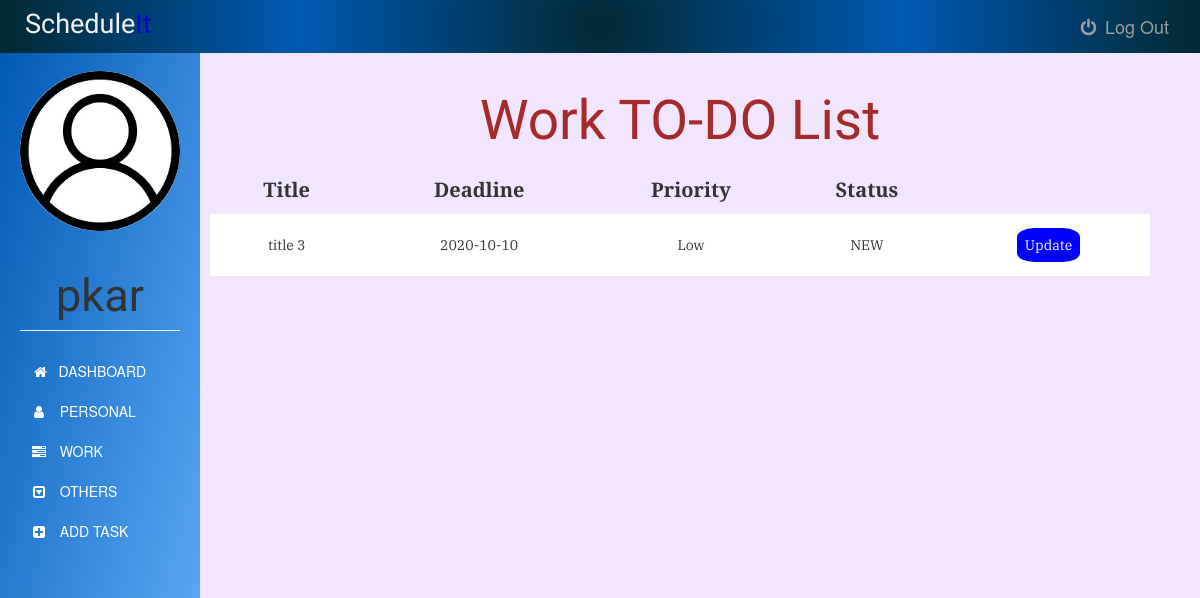
/worktask (signed in), run on an earlier commit of the app's database.
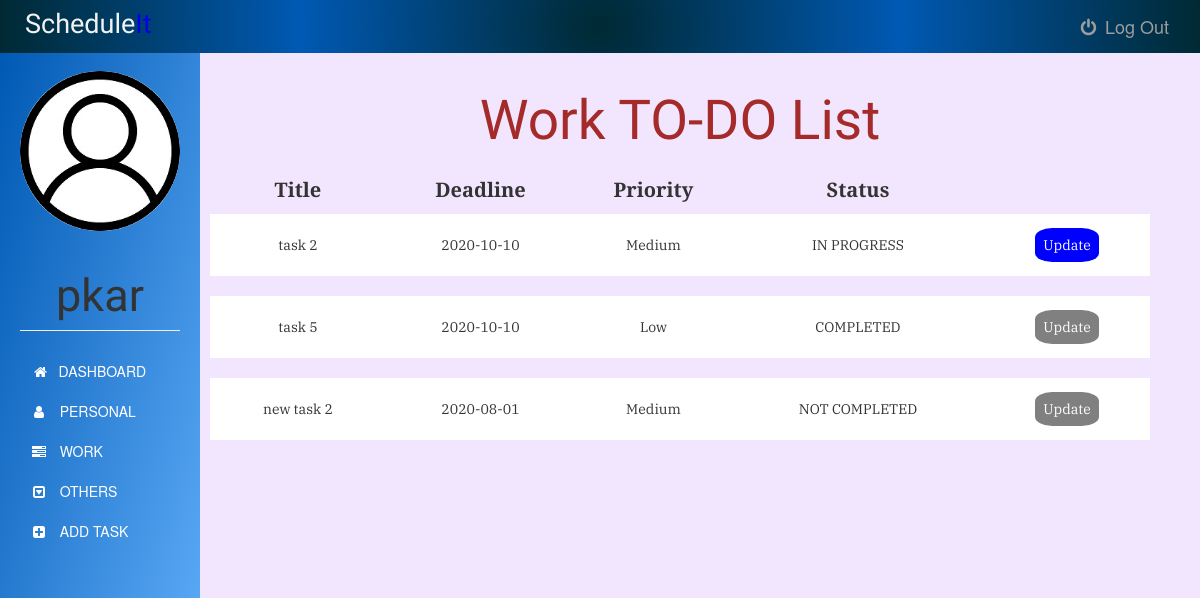
And on a later commit of the database.
### app.py (models this page shows)
class Task(db.Model):
    id = db.Column(db.Integer, primary_key=True)
    title = db.Column(db.Text, nullable=False)
    date = db.Column(db.Date, nullable=False)
    content = db.Column(db.Text, nullable=False)
    WorkType = db.Column(db.Text, nullable=False)
    priority = db.Column(db.Text)
    status = db.Column(db.Text, nullable=False, default='NEW')
    user_id = db.Column(db.Integer, db.ForeignKey('user.id'), nullable=False)

### app.py (the view)
@app.route('/worktask', methods=['GET', 'POST'])
@login_required
def worktask():
    tasks = Task.query.filter_by(user_id=current_user.id)
    return render_template('work.html', tasks=tasks ,name=current_user.username, tdate=date.today())

### app.py (called while the page is built)
@login_manager.user_loader
def load_user(user_id):
    return User.query.get(int(user_id))

### templates/work.html (shortened to what the changed rows need)
{% extends "bootstrap/base.html" %}
{% block styles %}
{{super()}}
<link rel="stylesheet" href="{{url_for('.static', filename='personal.css')}}">
<link rel="stylesheet" href="https://maxcdn.bootstrapcdn.com/font-awesome/4.7.0/css/font-awesome.min.css">
{% endblock %}
{% block content %}
    <div class="container-fluid">
      <div class="row">
        <nav class=" sidebar">
          <div class="image img-cir img-120">
            <center>
              <h1 class="page-header">{{ name }}</h1>
            </center>
          </div>
        </nav>
        <div class="col-sm-9 col-sm-offset-3 col-md-10 col-md-offset-2 main">
          	<center><h1>Work TO-DO List</h1></center>
            <div>
            	<table>
                <thead>
                  <tr>
                    <th>Title</th>
                    <th>Deadline</th>
                    <th>Priority</th>
                    <th>Status</th>
                  </tr>
                </thead>
            		<tbody>
              		{% for task in tasks %}
              			{% if task.WorkType == "Work"%}
              				<tr>
    		          			<td>{{task.title}}</td>
    		          			<td>{{task.date}}</td>
    		          			<td>{{task.priority}}</td>
                        {% if tdate > task.date and (task.status !="CANCELLED" or task.status !="COMPLETED") %}
                          <td class="status">NOT COMPLETED</td>
                        {% else %}
                          <td class="status">{{task.status}}</td>
                        {% endif %}
                        {% if (task.status == "NEW" or task.status == "IN PROGRESS" or task.status == "NOT STARTED") and tdate <= task.date %}
                          <td><a href="{{ url_for('update_task', task_id=task.id) }}">Update</a></td>
                        {% else %}
                          <td><a class="arcup" href="#">Update</a></td>
                        {% endif %}
    		          		</tr>
                      <tr class="spacer">
                      <tr>
    		          	{% endif %}
    		        {% endfor %}
              </tbody>
            	</table>
            </div>
        </div>
      </div>
    </div>
{% endblock %}

What changed in the data, as far as the page shows it:
no longer on this page (row edited): Task: title "title 3", date "2020-10-10", priority "Low", status "NEW"
now on this page (row edited): Task: title "task 2", date "2020-10-10", priority "Medium", status "IN PROGRESS"
now on this page (row edited): Task: title "task 5", date "2020-10-10", priority "Low", status "COMPLETED", shows "Update"
now on this page (row edited): Task: title "new task 2", date "2020-08-01", priority "Medium", status "NOT COMPLETED"
